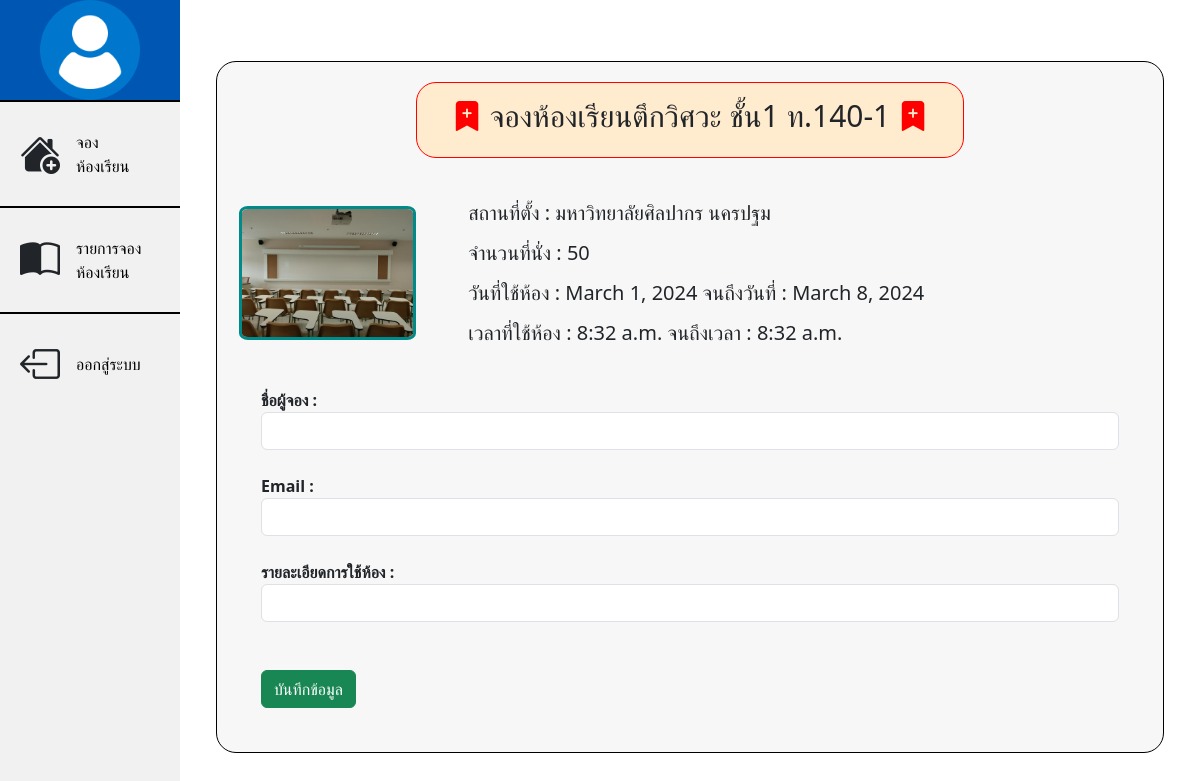
The page /form_room2 on the database its author committed.
### mywebroom1/models.py (models this page shows, shortened)
class Booking(models.Model):
    startDate = models.DateField()
    startTime = models.TimeField()
    endDate = models.DateField()
    endTime = models.TimeField()

### mywebroom1/views.py (the view)
# urls.py: path('form_room2', views.formroom2),
def formroom2(request):
    all_booking = Booking.objects.all()
    if request.method == "POST":
        name = request.POST["name"]
        Email = request.POST["Email"]
        detail = request.POST["detail"]
        print(name , Email , detail)
        person = Person.objects.create(
            name = name,
            Email = Email,
            detail = detail
        )
        person.save
        messages.success(request,"บันทันข้อมูลเรียบร้อย")
        return redirect("/roomlist")
    else :
        return render(request, "room2.html",{"all_booking":all_booking})

### mywebroom1/templates/room2.html (shortened to what this page needs)
{% load static%}
<!DOCTYPE html>
<html lang="en">
<head>
    <link rel="stylesheet" href="{% static '/css/main.css' %}">
    <link href="https://cdn.jsdelivr.net/npm/bootstrap@5.3.2/dist/css/bootstrap.min.css" rel="stylesheet">
    <link rel="stylesheet"href="https://cdn.jsdelivr.net/npm/bootstrap-icons@1.10.3/font/bootstrap-icons.css">
</head>
<body>
    <ul class="menu">
        <div class="logo">
          <img src="{% static '/images/user.png' %}" alt="">
        </div>
        <li><i class="bi bi-house-add-fill" style="font-size: 40px;"></i><a href="/main">จองห้องเรียน</a></li>
    <li><i class="bi bi-book-half" style="font-size: 40px;"></i><a href="/roomlist">รายการจองห้องเรียน</a></li>
    <li><i class="bi bi-box-arrow-left" style="font-size: 40px;"></i><a href="/logout">ออกสู่ระบบ</a></li>
    </ul>
    <div class="section-1">
        <div class="containerone">
          <div class="flex-con-item0">
            <div class="item-span0">
              <h1><i class="bi bi-bookmark-plus-fill" style="color: rgb(255, 0, 0);"></i> จองห้องเรียนตึกวิศวะ ชั้น1 ท.140-1 <i class="bi bi-bookmark-plus-fill"style="color: rgb(255, 0, 0);" ></i></h1>
            </div>
          </div>
            <div class="flex-con-item1">
                <div class="item-span1">
                    <img src="{% static '/images/room2.jpg' %}" alt="">
                </div>
                <div class="item-span2">
                    <p>สถานที่ตั้ง : มหาวิทยาลัยศิลปากร นครปฐม</p>
                    <p>จำนวนที่นั่ง : 50</p>
                    <p>วันที่ใช้ห้อง : {{ all_booking.last.startDate }} จนถึงวันที่ : {{ all_booking.last.endDate }}</p>
                    <p>เวลาที่ใช้ห้อง : {{ all_booking.last.startTime }} จนถึงเวลา : {{ all_booking.last.endTime }}</p>
                </div>
            </div>
            <div class="flex-con-item2">
              <form method="post" action="form_room2">
                <div class="form-group m-4">
                  <label for="name">ชื่อผู้จอง : </label>
                  <input type="text" name="name" class="form-control">
                </div>
                <div class="form-group m-4">
                  <label for="Email">Email : </label>
                  <input type="text" name="Email" class="form-control">
                </div>
                <div class="form-group m-4">
                  <label for="Email">รายละเอียดการใช้ห้อง : </label>
                  <input type="text" name="detail" class="form-control">
                </div>
                <input type="submit" value="บันทึกข้อมูล" class="btn btn-success m-4">
              </form>
            </div>
        </div>
    </div>
</body>
</html>

### static/css/main.css (style rules this page uses)
body { font-family: "Sarabun", sans-serif; margin: 0 auto; padding: 0 auto; background-color: #ffffff; box-sizing: border-box; background-size: cover; background-position: center; }
.logo img { width: 100px; }
.logo { text-align: center; background-color: #0056b3; }
.menu { list-style-type: none; margin: 0; padding: 0; width: 15%; background-color: #f1f1f1; position: fixed; height: 100%; overflow: auto; }
.section-1 { margin-left:15%; padding:1px 16px; height:1100px; }
li { display: flex; align-items: center; padding: 20px; border-top: 2px solid #000 ; }
li a { display: block; color: #000; padding: 8px 16px; text-decoration: none; }
* { outline: none; }
label { font-weight: bold; }
.containerone { max-width: 1600px; padding: 20px; margin: 20px; margin-top: 60px; border-radius: 20px; background-color: #f7f7f7; border: 1px solid #000; }
.item-span1 { max-width: 20%; padding: 2px; }
.item-span2 { margin-left: 50px; }
.item-span2 p { font-size: 20px; margin-top: 10px; margin-bottom: 10px; }
.item-span0 h1 { font-size: 30px; padding: 15px; }
.item-span0 { text-align: center; border: 1px solid #ff0000; background-color: #FFEBCD; border-radius: 20px; padding-left: 20px; padding-right: 20px; }
.item-span1 img { max-width: 100%; border: 3px solid #008B8B; border-radius: 5%; }
.flex-con-item0 { display: flex; border-radius: 30px; justify-content: center; }
.flex-con-item1 { display: flex; align-items: center; margin-bottom: 30px; margin-top: 30px; }

### rows shown on the page
Booking: last.startDate "March 1, 2024", last.endDate "March 8, 2024", last.startTime "8:32 a.m.", last.endTime "8:32 a.m."
